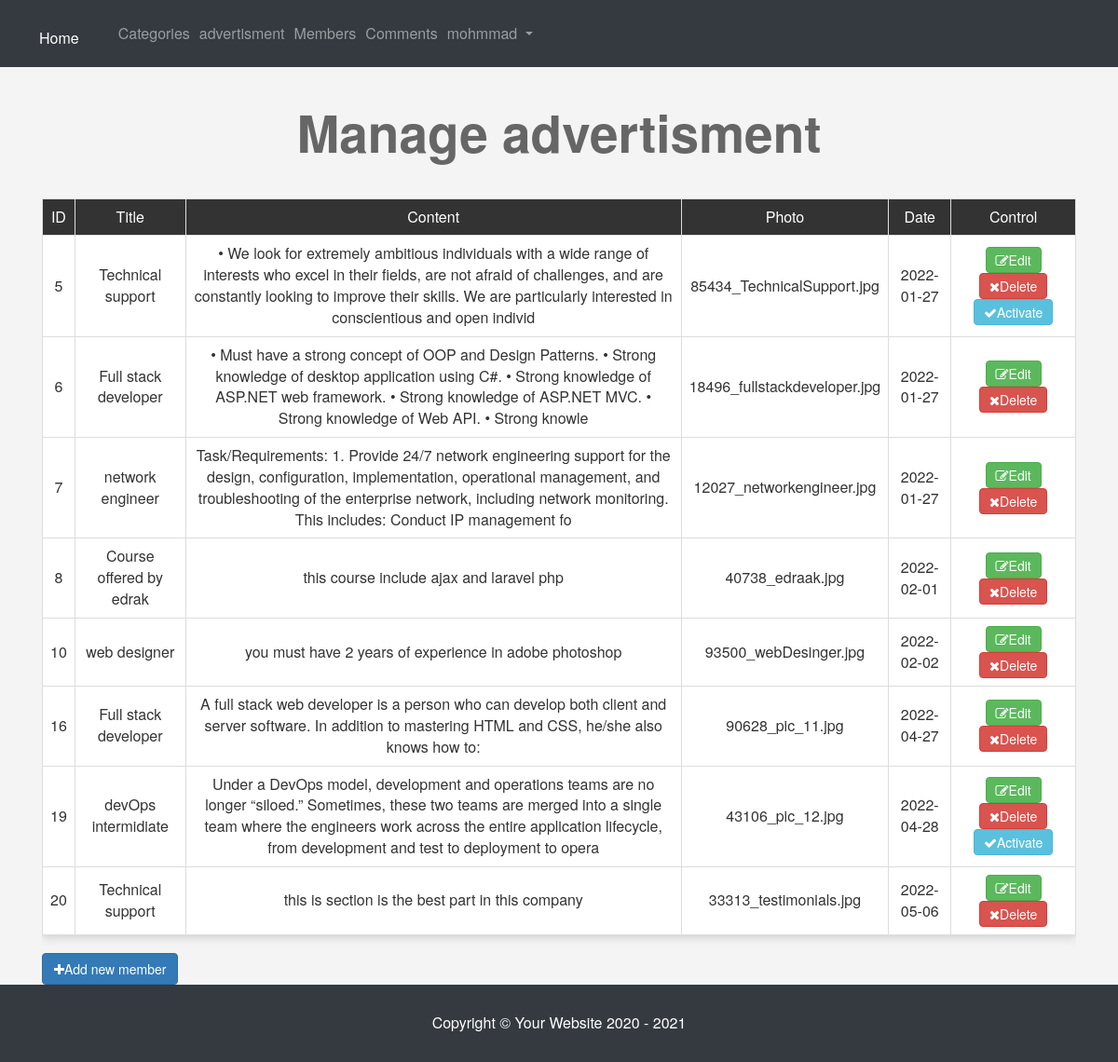
Page /admin/items.php (signed in) on the committed database.
### tables this page shows
CREATE TABLE `advertisment` (
  `Advertisment_ID` int(30) NOT NULL,
  `CompAgent_ID` int(30) NOT NULL,
  `Title` varchar(50) NOT NULL,
  `Content` varchar(250) NOT NULL,
  `Photo` varchar(10000) DEFAULT NULL,
  `Date` date NOT NULL,
  `approve` int(100) NOT NULL
);

### admin/items.php (the view, shortened to what this page needs)
<?php
if (isset($_SESSION['Username'])) {
  include 'init.php';
  $do = isset($_GET['do']) ? $_GET['do'] : 'Manage';
  if($do == 'Manage') {
    $stmt = $conn->prepare("SELECT * FROM advertisment");
    $stmt->execute();
    $rows = $stmt->fetchAll();
    if (!empty($rows)) {
  ?>
    <h1 class="text-center">Manage advertisment</h1>
    <div class="container">
      <div class="table-responsive">
        <table class="main-table text-center table table-bordered">
          <tr>
            <td>ID</td>
            <td>Title</td>
            <td>Content</td>
            <td>Photo</td>
            <td>Date</td>
            <td>Control</td>
          </tr>
         <?php
            foreach ($rows as $row) {
              echo "<tr>";
                  echo "<td>" . $row['Advertisment_ID']   . "</td>";
                  echo "<td>" . $row['Title'] . "</td>";
                  echo "<td>" . $row['Content']    . "</td>";
                  echo "<td>" . $row['Photo'] . "</td>";
                  echo "<td>" . $row['Date']     ."</td>";
                  echo "<td>
                       <a href='items.php?do=Edit&userid=". $row['Advertisment_ID']."' class='btn btn-success'><i class='fa fa-edit'></i>Edit</a>
                       <a href='items.php?do=Delete&userid=". $row['Advertisment_ID'] ."' class='btn btn-danger confirm'><i class='fa fa-close'></i>Delete</a>";
                       if ($row['approve'] == 0) {
                        echo " <a href='items.php?do=Activate&userid=". $row['Advertisment_ID'] ."' class='btn btn-info activate'><i class='fa fa-check'></i>Activate</a>";
                       }
                      echo "</td>";
              echo "</tr>";
            }
         ?>
        </table>
      </div>
       <a href='items.php?do=Add' class="btn btn-primary"><i class="fa fa-plus"></i>Add new member</a>
    </div>
 <?php  } ?>
 <?php
}
  include $tpl . 'footer.php';
} else {
  header('Location: index.php');
  exit();
}
?>

### admin/includes/templates/header.php (style rules this page uses)
body { background-color: #F4F4F4; font-size: 16px; }
h1 { font-size: 55px; margin: 40px 0; font-weight: bold; color: #666; }
.main-table { -webkit-box-shadow: 0 3px 10px #CCC; -moz-box-shadow: 0 3px 10px #CCC; box-shadow: 0 3px 10px #CCC; }
.main-table td { background-color: #FFF; vertical-align: middle !important; }
.main-table tr:first-child td { background-color: #333; color: #FFF; }
.main-table .btn { padding: 3px 10px; }

### rows in the picture
advertisment: Advertisment_ID "5", Title "Technical support", Content "• We look for extremely ambitious individuals with a wide range of interests who excel in their fields, are not afraid of challenges, and are constantly looking to improve their skills. We are particularly interested in conscientious and open individ", Photo "85434_TechnicalSupport.jpg", Date "2022-01-27"
advertisment: Advertisment_ID "6", Title "Full stack developer", Content "• Must have a strong concept of OOP and Design Patterns. • Strong knowledge of desktop application using C#. • Strong knowledge of ASP.NET web framework. • Strong knowledge of ASP.NET MVC. • Strong knowledge of Web API. • Strong knowle", Photo "18496_fullstackdeveloper.jpg", Date "2022-01-27"
advertisment: Advertisment_ID "7", Title "network engineer", Content "Task/Requirements: 1. Provide 24/7 network engineering support for the design, configuration, implementation, operational management, and troubleshooting of the enterprise network, including network monitoring. This includes: Conduct IP management fo", Photo "12027_networkengineer.jpg", Date "2022-01-27"
advertisment: Advertisment_ID "8", Title "Course offered by edrak", Content "this course include ajax and laravel php", Photo "40738_edraak.jpg", Date "2022-02-01"
advertisment: Advertisment_ID "10", Title "web designer", Content "you must have 2 years of experience in adobe photoshop", Photo "93500_webDesinger.jpg", Date "2022-02-02"
advertisment: Advertisment_ID "16", Title "Full stack developer", Content "A full stack web developer is a person who can develop both client and server software. In addition to mastering HTML and CSS, he/she also knows how to:", Photo "90628_pic_11.jpg", Date "2022-04-27"
advertisment: Advertisment_ID "19", Title "devOps intermidiate", Content "Under a DevOps model, development and operations teams are no longer “siloed.” Sometimes, these two teams are merged into a single team where the engineers work across the entire application lifecycle, from development and test to deployment to opera", Photo "43106_pic_12.jpg", Date "2022-04-28"
advertisment: Advertisment_ID "20", Title "Technical support", Content "this is section is the best part in this company", Photo "33313_testimonials.jpg", Date "2022-05-06"

### other values in the picture
lang('HOME_ADMIN') "Home"
lang('CATEGORIES') "Categories"
lang('ITEMS') "advertisment"
lang('MEMBERS') "Members"
lang('COMMENTS') "Comments"
